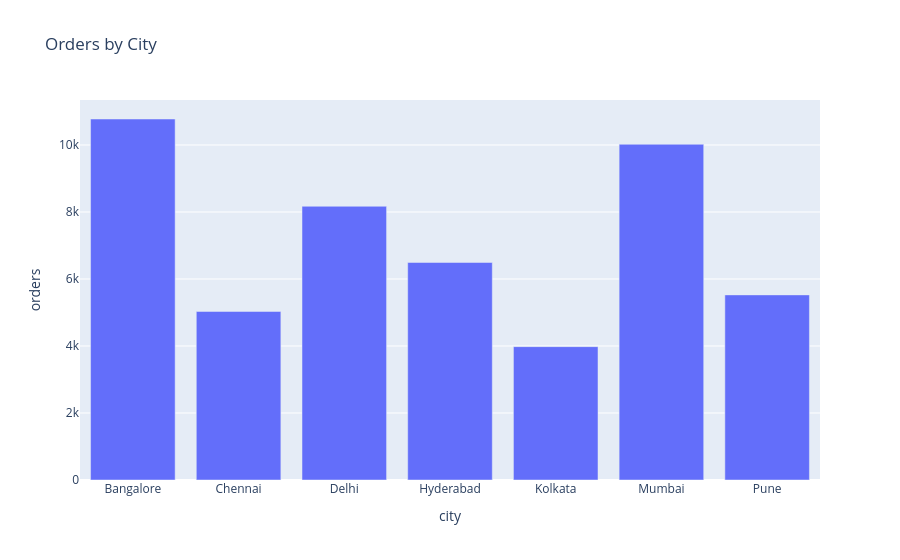

Notebook source saved alongside this figure:
### Code cell
fig = px.bar(
    city_orders,
    x='city',
    y='orders',
    title='Orders by City'
)

fig.show()

### Figure 1 — Plotly figure (JSON) as saved in the notebook; plotly's stock layout.template omitted (floating-point values rounded to 4 significant figures)
{"data": [{"hovertemplate": "city=%{x}<br>orders=%{y}<extra></extra>", "legendgroup": "", "marker": {"color": "#636efa", "pattern": {"shape": ""}}, "name": "", "orientation": "v", "showlegend": false, "textposition": "auto", "type": "bar", "x": ["Bangalore", "Chennai", "Delhi", "Hyderabad", "Kolkata", "Mumbai", "Pune"], "xaxis": "x", "y": [10776, 5031, 8171, 6493, 3981, 10022, 5526], "yaxis": "y"}], "layout": {"barmode": "relative", "legend": {"tracegroupgap": 0}, "title": {"text": "Orders by City"}, "xaxis": {"anchor": "y", "domain": [0, 1], "title": {"text": "city"}}, "yaxis": {"anchor": "x", "domain": [0, 1], "title": {"text": "orders"}}}}
